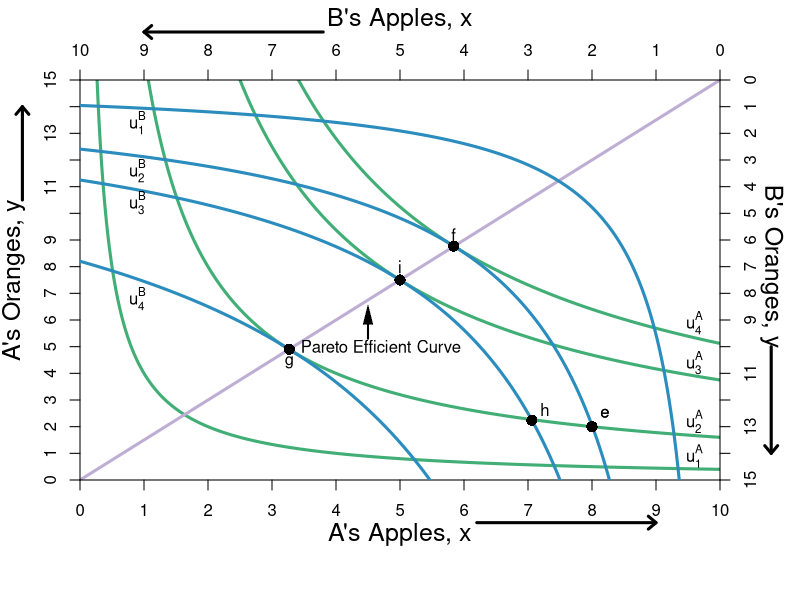

Recreate this plot in R.
#require(ggplot2)
require(shape)
pdf(file = "bfh-textbook/property/property_eb1.pdf", width = 9, height = 7)

#Set parameters for graphics
axislabelsize <- 1.5
graphlinewidth <- 3

COL <- c("#7fc97f", "#beaed4", "#fdc086", "#ffff99", "#386cb0", "#f0027f", "#bf5b17", "#666666")
COLA <- c("#99d8c9","#66c2a4","#41ae76", "#238b45", "#005824")
COLB <- c("#4eb3d3", "#2b8cbe", "#0868ac","#084081")

indiffcurveA1 <- function(x, U = 4, A = 1, a = 0.5) {
   ((((U-2)/A)*(1/x)^a)^(1/(1-a)))
}

indiffcurveA2 <- function(x, U = 4, A = 1, a = 0.5) {
  (((U/A)*(1/x)^a)^(1/(1-a)))
}

indiffcurveA3 <- function(x, U = 6.123724, A = 1, a = 0.5) {
  (((U/A)*(1/x)^a)^(1/(1-a)))
}

indiffcurveA4 <- function(x, U = 7.156591, A = 1, a = 0.5) {
  ((((U)/A)*(1/x)^a)^(1/(1-a)))
}

paretoEC <- function(x) {
  (3/2)*x
}


indiffcurveBneg <- function(x, U = 5.09, A = 1, a = 0.5) {
  15 - (((U/A)*(1/(10 - x))^a)^(1/(1-a)))
}



#Aisha happens to have found 8 apples and 2 oranges, 
#and Betty happens to have found 2 apples and 13 oranges. 
#Aisha's utility (8^0.5)*(2^0.5) = 4
#Betty's utility (2^0.5)*(13^0.5) = 5.09


par(mar =  c(6, 4, 4, 4))
xlims <- c(0, 10)
ylims <- c(0, 15)
xlims2 <- c(10, 0)
ylims2 <- c(15, 0)

plot(0, 0, xlim = xlims, ylim = ylims, type = "n",
     xlab = expression(paste("A's Apples, ", x)),
     ylab = expression(paste("A's Oranges, ", y)), 
     line = 2.5,
     xaxt = "n", 
     yaxt = "n", 
     cex.lab = axislabelsize, 
     bty = "n",
     xaxs="i", 
     yaxs="i")


npts <- 500 
npts2 <- 501

#Specify the sequences of points for graphing. 
xx1 <- seq(xlims[1], xlims[2], length.out = npts)
yy1 <- indiffcurveA2(xx1, U = 4, A = 1, a = 0.5)
yy2 <- indiffcurveA2(xx1)

#Polygon Attempt
#polygon(x = c(1.34, 6, 8, 10 - 6.73), y = c(12, 9, 2, 15 - 10.1), col="powderblue", density=NULL, border = NA)

#I need something like xx1 with npts for 
#xpoly1 <- seq(from = 1.34, to = 8, length.out = 500)
#ypoly1 <- indiffcurveA2(xpoly1, U = 4, A = 1, a = 0.5)
#ypoly2 <- indiffcurveBneg(xpoly1, U = 5.09, A = 1, a = 0.5)
#polygon(x = c(xpoly1, rev(xpoly1)), y = c(ypoly1, rev(ypoly2)), col=COL[3], density=NULL, border = NA)

#Draw the lines for the graphs
lines(xx1, indiffcurveA1(xx1), col = COLA[3], lwd = graphlinewidth)
lines(xx1, indiffcurveA2(xx1), col = COLA[3], lwd = graphlinewidth)
lines(xx1, indiffcurveA3(xx1), col = COLA[3], lwd = graphlinewidth)
lines(xx1, indiffcurveA4(xx1), col = COLA[3], lwd = graphlinewidth)
lines(xx1, paretoEC(xx1), col = COL[2], lwd = graphlinewidth)

#Customize ticks and labels for the plot
ticksy <- seq(from = 0, to = 15, by = 1)
ylabels <- seq(from = 0, to = 15, by = 1)
ticksx <- seq(from = 0, to = 10, by = 1)
xlabels <- seq(from = 0, to = 10, by = 1)
axis(1, at = ticksx, pos = 0, labels = xlabels)
axis(2, at = ticksy, pos = 0, labels = ylabels, las = 0)

#Add arrows:
arrows(-0.9, 10.5, -0.9, 14, xpd = TRUE, length = 0.1, angle = 40, lwd = 3)
arrows(6.2, -1.6, 9, -1.6, xpd = TRUE, length = 0.1, angle = 40, lwd = 3)

#Annotation of the three graphs and the NE
text(9.6, 0.9, expression(u[1]^A))
text(9.6, 2.2, expression(u[2]^A))
text(9.6, 4.4, expression(u[3]^A))
text(9.6, 5.9, expression(u[4]^A))

#Perhaps useful point to label the unused intersection of the participation constraints
#points(1.34, 12, pch = 16, col = "black", cex = 1.5)



#Pareto efficiency curve
#segments(4.16, 6.23, 6.73, 10.1, lty = 2, lwd = 2)
text(4.7, 5, expression("Pareto Efficient Curve"))
Arrows(4.5, 5.3, 4.5, 6.2, col = "black", lty = 1, lwd = 2, arr.type = "triangle", arr.lwd = 0.5)


#Set up second axes and labels

par(new = TRUE)

#Use the same x and ylims as previously, but with locations switched
xlims2 <- c(10, 0)
ylims2 <- c(15, 0)

#Leave the ylab and xlab blank to ensure no axes titles
plot(0, 0, xlim = xlims2, ylim = ylims2, type = "n",
     xlab = expression(paste("")),
     ylab = expression(paste("")),
     xaxt = "n", 
     yaxt = "n", 
     cex.lab = 1.3, 
     bty = "n",
     xaxs="i", 
     yaxs="i")

#Set up axes at sides 3 and 4 (top and right)
axis(side = 3, at = ticksx, pos = 0, labels = xlabels)
axis(side = 4, at = ticksy, pos = 0, labels = ylabels, las = 0)
mtext("B's Apples, x", side=3, line = 2.5, cex = axislabelsize)
text(-0.8, 7, expression(paste("B's Oranges, y")), xpd = TRUE, cex = axislabelsize, srt = 270) 

#Add arrows:
arrows(-0.8, 10, -0.8, 14, xpd = TRUE, length=0.1,angle=40,lwd=3)
arrows(6.2, -1.8, 9, -1.8, xpd = TRUE, length=0.1,angle=40,lwd=3)


#Functions for B's indifference curves
indiffcurveB1 <- function(x, U = 5.09, A = 1, a = 0.5) {
  ((((U-2)/A)*(1/x)^a)^(1/(1-a)))
}

indiffcurveB2 <- function(x, U = 5.09, A = 1, a = 0.5) {
  (((U/A)*(1/x)^a)^(1/(1-a)))
}

indiffcurveB3 <- function(x, U = 6.123724, A = 1, a = 0.5) {
  ((((U)/A)*(1/x)^a)^(1/(1-a)))
}

indiffcurveB4 <- function(x, U = 8.244574, A = 1, a = 0.5) {
  ((((U)/A)*(1/x)^a)^(1/(1-a)))
}


lines(xx1, indiffcurveB1(xx1), col = COLB[2], lwd = graphlinewidth)
lines(xx1, indiffcurveB2(xx1), col = COLB[2], lwd = graphlinewidth)
lines(xx1, indiffcurveB3(xx1), col = COLB[2], lwd = graphlinewidth)
lines(xx1, indiffcurveB4(xx1), col = COLB[2], lwd = graphlinewidth)

#Label B's indifference curves
text(9.1, 1.6, expression(u[1]^B))
text(9.1, 3.4, expression(u[2]^B))
text(9.1, 4.6, expression(u[3]^B))
text(9.1, 8.2, expression(u[4]^B))

#Add a point for the initial endowment
points(2, 13, pch = 16, col = "black", cex = 1.5)
text(1.8, 12.5, expression(e))

#Label a point on the middle of the curve
points(5, 7.5, pch = 16, col = "black", cex = 1.5)
text(5, 7, expression(i))

#(5^0.5)*(7.5^0.5) = 6.123724

#Add point for comparison to participation constraint
#points(6.2, 1.55, pch = 16, col = "black", cex = 1.5)
#text(6.1, 1.2, expression(d))


#Calculate TIOLI power allocation for B
#mrs(x,y) => pareto efficient curve is (3/2)x = y
#A's initital utility is 4 = u(8,2) = (8^0.5)*(2^0.5)
#Therefore substitute in the contract curve u_e^A = 4 = (x^A)^(0.5)(3/2*x^A)^0.5
# => x^A = 4/((3/2)^0.5) = 3.27 => x^B = 6.73
# => y^A = 3/2(x^A) = 4.9 => y^B = 10.1

#Add point g for B's TIOLI power
points(6.73, 10.1, pch = 16, col = "black", cex = 1.5)
text(6.73, 10.6, expression(g))

#Calculate TIOLI power allocation for A
#mrs(x,y) => pareto efficient curve is (3/2)x = y
#A's initital utility is 4 = u(8,2) = (8^0.5)*(2^0.5)
#Therefore substitute in the contract curve u_e^A = 4 = (x^A)^(0.5)(3/2*x^A)^0.5
# => x^B = 5.09/((3/2)^0.5) = 4.16 => x^A = 5.84
# => y^B = 3/2(x^B) = 6.23 => y^A = 8.77 
#=> u^A = (5.84^0.5)*(8.77^0.5) = 7.156591
#Add point f for A's TIOLI power
points(4.16, 6.23, pch = 16, col = "black", cex = 1.5)
text(4.16, 5.8, expression(f))

#Annotating B's endowment
text(1.8, 12.5, expression(e))

#Annotating a point that is a Pareto improvement over e.
points(2.94, 12.76, pch = 16, col = "black", cex = 1.5)
text(2.74, 12.36, expression(h))
#(2.94^0.5)*(12.76^0.5)

#Label Pareto Improving Lens
#text(7, 5, expression(paste("Pareto-Improving Lens")))

dev.off()
